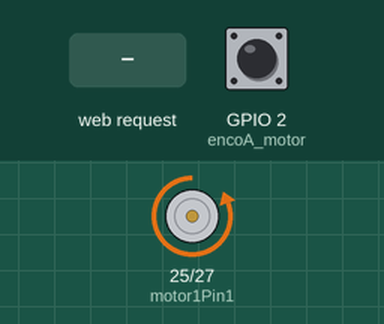
A sketch run on a simulated ESP32. On the bench: motor-driver pin pairs drawn as motors (green arrow = first pin HIGH = forward, orange = second pin HIGH = backward, longer = more drive, scaled by the enable pin). The test bench sets the inputs (shaded band); at power-on: GPIO 2 (encoA_motor) HIGH. WiFi joins after 1.5 s; servers stay silent unless stated; what the sketch prints to the serial monitor is not drawn.

Above: at 2.7 s.
2.8 s: HTTP request GET /set_direction?direction=reverse received
At 3.9 s:
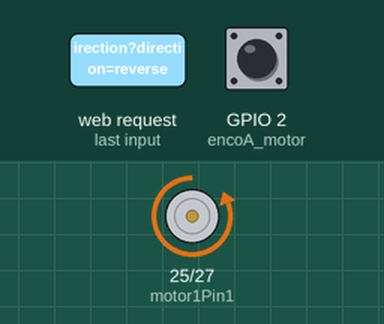
4.3 s: HTTP request GET /set_direction?direction=stop received
At 5.0 s:
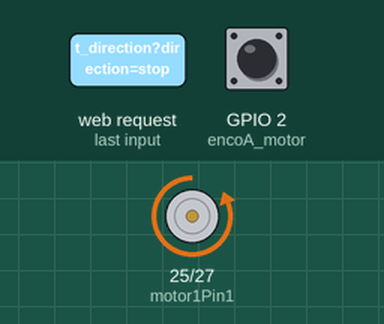
Timing chart, 0 to 7.3 s (numbered marks = the images above; inputs shaded):
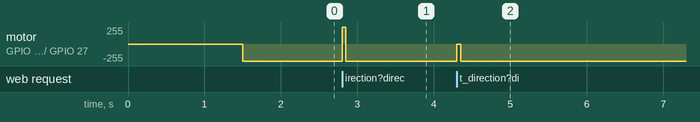

The sketch:

TOCDO.ino
```cpp
#include <WiFi.h>
#include <WebServer.h>

const char* ssid = "destroy";
const char* password = "012345678";

float kp = 0.02;      // Hệ số tỉ lệ P
float ki = 0.00015;   // Hệ số tích phân I
float kd = 0.003;      // Hệ số đạo hàm D

float Vmax = 6;       // Giá trị tối đa của điều khiển
float Vmin = 0;       // Giá trị tối thiểu của điều khiển

int motor1Pin1 = 25;   // Chân kết nối động cơ
int motor1Pin2 = 27;   // Chân kết nối động cơ
int enable1Pin = 26;   // Chân PWM kết nối động cơ

const int freq = 30000;
const int pwmChannel = 0;
const int resolution = 8;

int encoA_motor = 2; // Chân encoder
int encoB_motor = 4; // Chân encoder

volatile unsigned long count = 0;
unsigned long count_prev = 0;
float Theta_now1;
float Theta_prev1 = 0;
float RPM_output1, RPM_input1;
float dt1;
unsigned long t_now1;
unsigned long t_prev1 = 0;
volatile long dem_motor = 0;
int PWMval1 = 0;
float error_now1, error_prev1 = 0, integ_now1, integ_prev1 = 0;
float globalV = 1;

hw_timer_t *timer = NULL;
WebServer server(80);

void IRAM_ATTR dem_xung_motor() {
  if (digitalRead(encoB_motor) == HIGH) {
    dem_motor++;
  } else {
    dem_motor--;
  }
}

void IRAM_ATTR onTimer() {
  count++;
}

void setup() {
  Serial.begin(115200);
  pinMode(motor1Pin1, OUTPUT);
  pinMode(motor1Pin2, OUTPUT);
  pinMode(enable1Pin, OUTPUT);
  ledcSetup(pwmChannel, freq, resolution);
  ledcAttachPin(enable1Pin, pwmChannel);

  pinMode(encoA_motor, INPUT);
  pinMode(encoB_motor, INPUT);

  attachInterrupt(digitalPinToInterrupt(encoA_motor), dem_xung_motor, RISING);
  timer = timerBegin(0, 80, true);
  timerAttachInterrupt(timer, &onTimer, true);
  timerAlarmWrite(timer, 150000, true);
  timerAlarmEnable(timer);


  WiFi.begin(ssid, password);
  while (WiFi.status() != WL_CONNECTED) {
    Serial.println("Connecting to WiFi...");
  }

  Serial.println("WiFi connected");
  Serial.print("IP address: ");
  Serial.println(WiFi.localIP());


  server.on("/set_direction", HTTP_GET, handleSetDirection);
  server.on("/get_data", HTTP_GET, handleGetData);

  server.begin();
}

void loop() {
  if (count > count_prev) {
    t_now1 = millis();
    dt1 = (t_now1 - t_prev1);
    PID1();
    t_prev1 = t_now1;
    count_prev = count;
    Serial.println(RPM_output1);
  }

  server.handleClient();
}

void PID1() {
  Theta_now1 = dem_motor / 134;
  RPM_input1 = (globalV / (0.184 * 3.14)) * 60;
  RPM_output1 = (Theta_now1 - Theta_prev1) / (dt1 / 1000.0) * 60;

  float V1;
  error_now1 = RPM_input1 - RPM_output1;
  integ_now1 = integ_prev1 + (dt1 * (error_now1 + error_prev1) / 2);
  integ_prev1 = integ_now1;

  V1 = kp * error_now1 + ki * integ_now1 + kd * ((error_now1 - error_prev1) / dt1);

  if (V1 > Vmax) {
    V1 = Vmax;
    error_prev1 = error_now1;
  } else if (V1 < Vmin) {
    V1 = Vmin;
    error_prev1 = error_now1;
  }

  PWMval1 = int(255 * abs(V1) / Vmax);
  if (PWMval1 > 255) {
    PWMval1 = 255;
  }

  digitalWrite(motor1Pin1, LOW);
  digitalWrite(motor1Pin2, HIGH);
  ledcWrite(pwmChannel, PWMval1);

  Theta_prev1 = Theta_now1;

}

void handleSetDirection() {
  if (server.hasArg("direction")) {
    String direction = server.arg("direction");
    if (direction == "forward") {
      digitalWrite(motor1Pin1, LOW);
      digitalWrite(motor1Pin2, HIGH);
    } else if (direction == "reverse") {
      digitalWrite(motor1Pin1, HIGH);
      digitalWrite(motor1Pin2, LOW);
    } else if (direction == "stop") {
      digitalWrite(motor1Pin1, LOW);
      digitalWrite(motor1Pin2, LOW);
    }
    server.send(200, "text/plain", "Direction set");
  } else {
    server.send(400, "text/plain", "Invalid direction");
  }
}

void handleGetData() {
  String data = "RPM_output1:" + String(RPM_output1) + ":RPM_input1:" + String(RPM_input1) + ":error:" + String(error_now1);
  server.send(200, "text/plain", data);
}
```

Measured:
- after the input at 2.8 s, motor on GPIO 25 (motor1Pin1) / GPIO 27 (motor1Pin2): backward 255/255 → forward 255/255 at once, → backward 255/255 0.05 s later
- after the input at 4.3 s, motor on GPIO 25 (motor1Pin1) / GPIO 27 (motor1Pin2): backward 255/255 → stopped at once, → backward 255/255 0.05 s later
